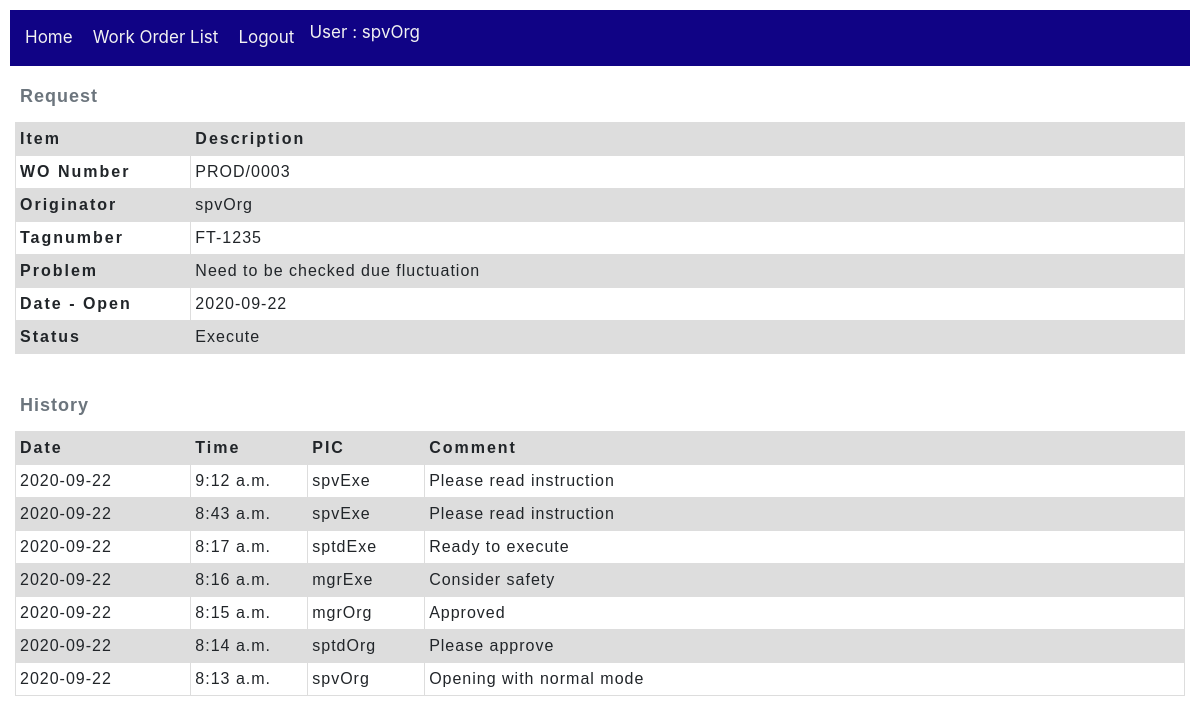
The app's page /workOrder/work_order/3 (signed in), older data.
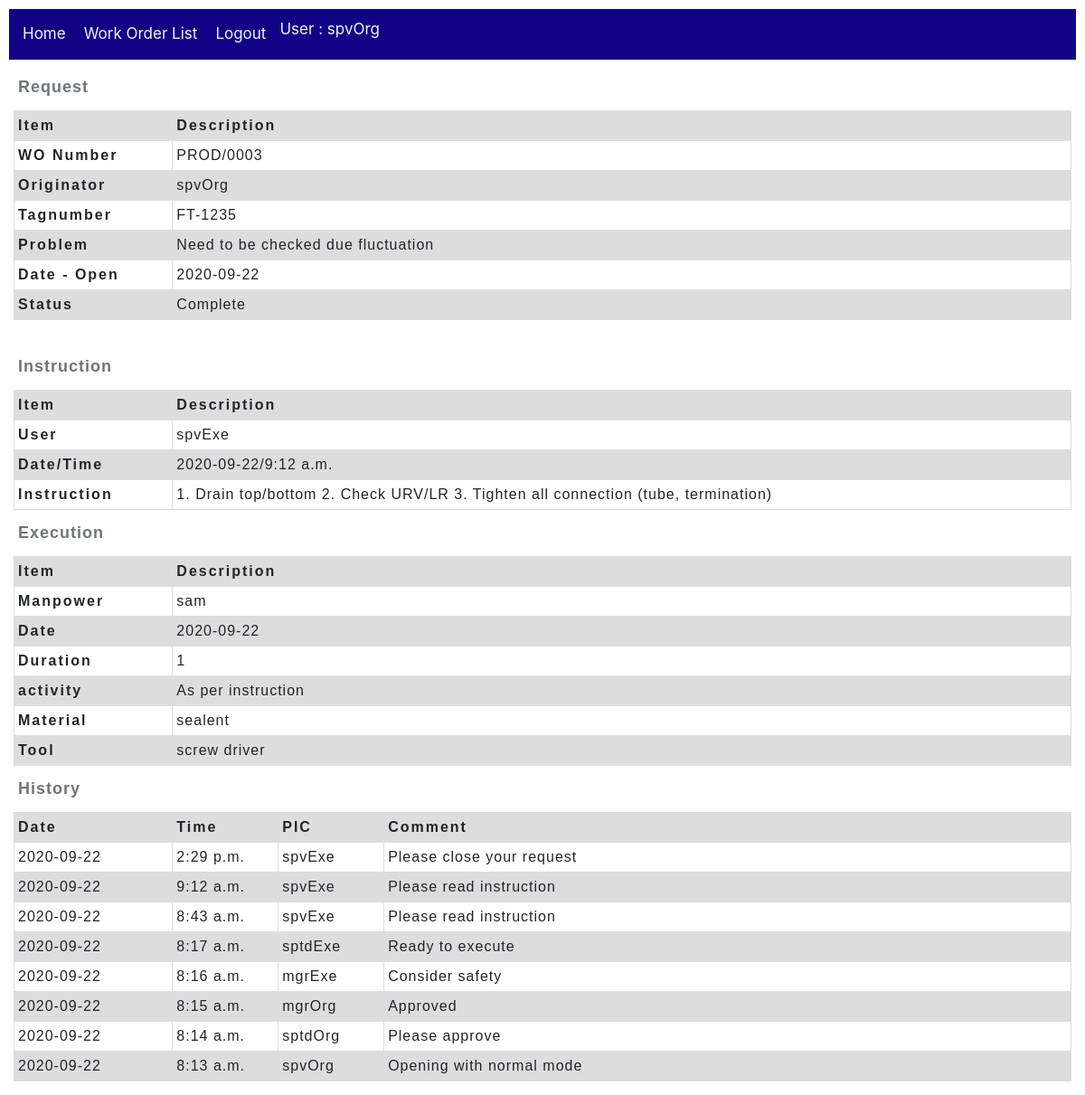
The same page, newer data.
### workOrder/models.py (models this page shows, shortened)
class Work_order(models.Model):
    wo_number = models.CharField(max_length=20, null=True)
    tagnumber = models.CharField(max_length=50, null=True, help_text='Enter tagnumber(eg. FT-1405)')
    problem = models.TextField(max_length=1000, null=True)
    originator = models.ForeignKey(User,
        on_delete=models.SET_NULL,
        null=True)
    dest_section = models.ForeignKey(Section,
        on_delete=models.SET_NULL,
        null=True)
    date_open = models.DateField()
    date_finish = models.DateField(null=True)
    status = models.ForeignKey(Action,
        on_delete=models.SET_NULL,
        null=True)
    priority = models.ForeignKey(Wo_priority,
        on_delete=models.SET_NULL,
        null=True)
    current_user_id = models.IntegerField(null=True)
    executor_user_id = models.IntegerField(null=True)
    class Meta:
        ordering = ['originator','status','wo_number']

class Wo_journal(models.Model):
    comment = models.CharField(max_length=200, null=True)
    date = models.DateField(null=True)
    time = models.TimeField(null=True)
    concern_user = models.ForeignKey(User,
        on_delete=models.SET_NULL,
        null=True)
    work_order = models.ForeignKey(Work_order,
        on_delete=models.SET_NULL,
        null=True)
    action = models.ForeignKey(Action,
        on_delete=models.SET_NULL,
        null=True)
    class Meta:
        ordering = ['-date', '-time']

class Wo_instruction(models.Model):
    instruction = models.TextField(max_length=1000, null=True)
    date = models.DateField(null=True)
    time = models.TimeField(null=True)
    user = models.ForeignKey(User,
        on_delete=models.SET_NULL,
        null=True)
    work_order = models.ForeignKey(Work_order,
        on_delete=models.SET_NULL,
        null=True)

class Wo_completion(models.Model):
    activity = models.TextField(max_length=1000, null=True, help_text='Enter activity')
    manPower = models.TextField(max_length=100, null=True, help_text='Man power name')
    material = models.TextField(max_length=500, null=True, help_text='Enter material')
    tool = models.TextField(max_length=500, null=True, help_text='Enter action')
    date = models.DateField(null=True)
    duration = models.IntegerField(help_text='Enter duration (hours)', null=True)
    acted_user = models.ForeignKey(User,
        on_delete=models.SET_NULL,
        null=True)
    work_order = models.ForeignKey(Work_order,
        on_delete=models.SET_NULL,
        null=True)
    status = models.ForeignKey(Action,
        on_delete=models.SET_NULL,
        null=True)
    class Meta:
        ordering = ['date']

### utility/models.py (models this page shows, shortened)
class Action(models.Model):
    name = models.CharField(max_length=20, null=True, help_text='Enter name of Action(eg. Open, Close, Reject...)')
    description = models.CharField(max_length=100, null=True, help_text='Enter description of Action')
    mode = models.ForeignKey('Mode', on_delete=models.SET_NULL, null=True)
    class Meta:
        ordering = ['name']

### workOrder/views.py (the view)
# urls.py: path('work_order/<int:pk>', views.Work_orderDetailView.as_view(), name='work_order-detail'),
class Work_orderDetailView(LoginRequiredMixin, generic.DetailView):
    model = Work_order #prinsipnya dengan ini saja sdh cukup, namun kita perlu tambahan info di bawah ini
    def get_context_data(self, **kwargs):
        context = super().get_context_data(**kwargs)
        woDetail = context.get('object', None)
        if woDetail:
            wo_current_user_id = woDetail.current_user_id
            userId = self.request.user.id
            allowAction = False
            if wo_current_user_id == userId:
                allowAction = True
            context['allowAction'] = allowAction
            context['woPK'] = woDetail.id
            context['journal_list'] = Wo_journal.objects.filter(work_order=woDetail.id)
            FINISH_LIST = ['Finish', 'Complete', 'Close']
            if woDetail.status.name in FINISH_LIST:
                context['Wo_instruction'] = Wo_instruction.objects.get(work_order=woDetail)
                context['Wo_completion'] = Wo_completion.objects.get(work_order=woDetail)
                context['Wo_complete_report'] = True
        return context

### workOrder/templates/workOrder/work_order_detail.html (shortened to what this page needs)
{% extends "base_workOrder.html" %}
{% block content %}
  {% include 'Wo_request.html' %}
  {% include 'Wo_inprogress.html' %}
  {% if Wo_complete_report %}
    {% include 'Wo_instruction.html' %}
    {% include 'Wo_execution.html' %}
  {% endif %}
  {% include 'Wo_hystory.html' %}
{% endblock %}

### workOrder/templates/Wo_request.html
{% block content %}
    <table class="WoHeader">
        <caption>Request</caption>
        <thead>
            <tr>
                <th scope="col">Item</th>
                <th scope="col">Description</th>
            </tr>
        </thead>
        <tbody>
            <tr>
                <th scope="row">WO Number</th>
                <td>{{ work_order.wo_number }}</td>
            </tr>
            <tr>
                <th scope="row">Originator</th>
                <td>{{ work_order.originator }}</td>
            </tr>
            <tr>
                <th scope="row">Tagnumber</th>
                <td>{{ work_order.tagnumber }}</td>
            </tr>
            <tr>
                <th scope="row">Problem</th>
                <td>{{ work_order.problem }}</td>
            </tr>
            <tr>
                <th scope="row">Date - Open</th>
                <td>{{ work_order.date_open }}</td>
            </tr>
            <tr>
                <th scope="row">Status</th>
                <td>{{ work_order.status.name }}</td>
            </tr>
        </tbody>
    </table>
{% endblock %}

### workOrder/templates/Wo_instruction.html
{% block content %}
<table class="WoHeader">
    <caption>Instruction</caption>
    <thead>
      <tr>
        <th scope="col">Item</th>
        <th scope="col">Description</th>
    </tr>
    </thead>
    <tbody>
      <tr>
        <th>User</th>
        <td>{{Wo_instruction.user}}</td>
      </tr>
      <tr>
        <th>Date/Time</th>
        <td>{{Wo_instruction.date}}/{{Wo_instruction.time}}</td>
      </tr>
      <tr>
        <th>Instruction</th>
        <td>{{Wo_instruction.instruction}}</td>
      </tr>
    </tbody>
  </table>
{% endblock %}

### workOrder/templates/Wo_execution.html
{% block content %}
<table class="WoHeader">
    <caption>Execution</caption>
    <thead>
      <tr>
        <th scope="col">Item</th>
        <th scope="col">Description</th>
    </tr>
    </thead>
    <tbody>
      <tr>
        <th>Manpower</th>
        <td>{{Wo_completion.manPower}}</td>
      </tr>
      <tr>
        <th>Date</th>
        <td>{{Wo_completion.date}}</td>
      </tr>
      <tr>
        <th>Duration</th>
        <td>{{Wo_completion.duration}}</td>
      </tr>
      <tr>
        <th>activity</th>
        <td>{{Wo_completion.activity}}</td>
      </tr>
      <tr>
        <th>Material</th>
        <td>{{Wo_completion.material}}</td>
      </tr>
      <tr>
        <th>Tool</th>
        <td>{{Wo_completion.tool}}</td>
      </tr>
    </tbody>
  </table>
{% endblock %}

### workOrder/templates/Wo_hystory.html
{% block content %}
    {% if journal_list %}
        <table class="WoHistory">
            <caption>History</caption>
            <thead>
                <tr>
                <th scope="col">Date</th>
                <th scope="col">Time</th>
                <th scope="col">PIC</th>
                <th scope="col">Comment</th>
                </tr>
            </thead>
            <tbody>
                {% for journal in journal_list %}
                <tr>
                    <td>
                    {{journal.date}}
                    </td>
                    <td>
                    {{journal.time}}
                    </td>
                    <td>
                    {{journal.concern_user}}
                    </td>
                    <td>
                    {{journal.comment}}
                    </td>
                </tr>
                {% endfor %}
            </tbody>
        </table>
    {% else %}
        <p>There are no histories</p>
    {% endif %}
{% endblock %}

Row changes from the older to the newer data that the page shows:
changed Work_order "PROD/0003": status.name "Execute" → "Complete"
now on this page (row unchanged): Wo_instruction: user "spvExe", date "2020-09-22", time "9:12 a.m.", instruction "1. Drain top/bottom 2. Check URV/LR 3. Tighten all connection (tube, termination)"
added Wo_completion: manPower "sam", date "2020-09-22", duration "1", activity "As per instruction", material "sealent", tool "screw driver"
added Wo_journal: date "2020-09-22", time "2:29 p.m.", concern_user "spvExe", comment "Please close your request"
Text that changed along with them:
text now shown: "Instruction Item Description User Date/Time / Instruction Execution Item Description Manpower Date Duration activity Material Tool"
